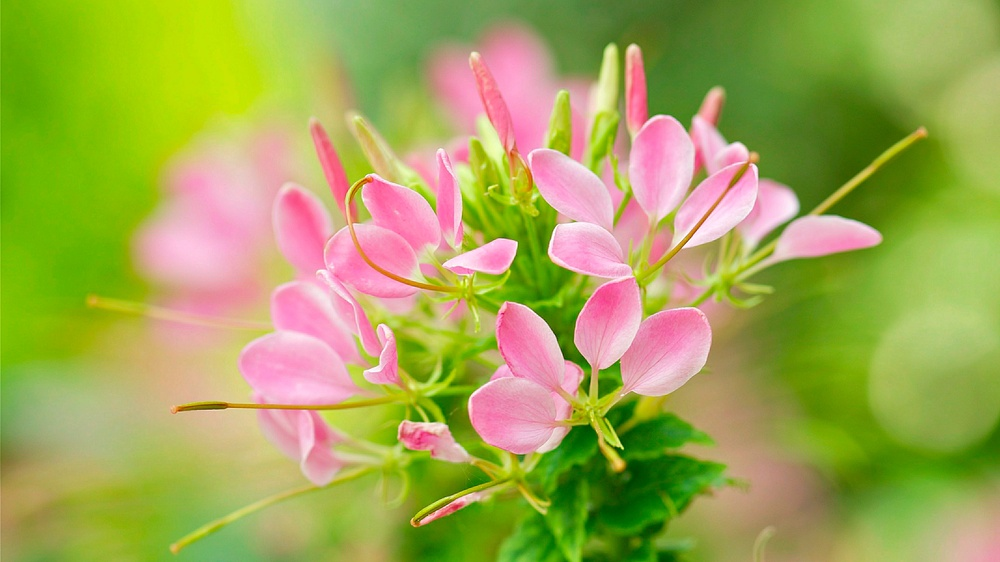
#> input picture Assignment/1810576130_Assignment2/flower.jpeg, 1000 x 562 px, shrunk from 1920 x 1080 before the run, found by its file name
$ python point_processsing.py
#> lines starting #> are read from the running program, lines starting #| are printed output that depends on the picture; after the words box and inside, x2 and y2 are one past the last pixel; in counts of white or black regions, pixels touching at a corner belong together

from tkinter.messagebox import NO
import matplotlib.pyplot as plt
import cv2
import math
import numpy as np

def showImage(x, y, pos, img, img_title):
    plt.subplot(x,y,pos)
    plt.title(img_title)
    plt.imshow(img,cmap='gray')

    # plt.subplot(x,y,pos+1)
    # plt.title('RGB Histogram')
    # plt.hist(img.ravel(),256,[0,256]);

def main():

    #Load an RGB image from a image_path
    img_path = './1810576130_Assignment2/flower.jpeg'
    rgb = plt.imread(img_path)
#> rgb is the input picture: shape (562, 1000, 3); mean R, G, B 161.9, 167.8, 83.9

    x, y = 3, 2
    pos, channel = 1, 0

    grayscale = cv2.cvtColor(rgb, cv2.COLOR_RGB2GRAY)
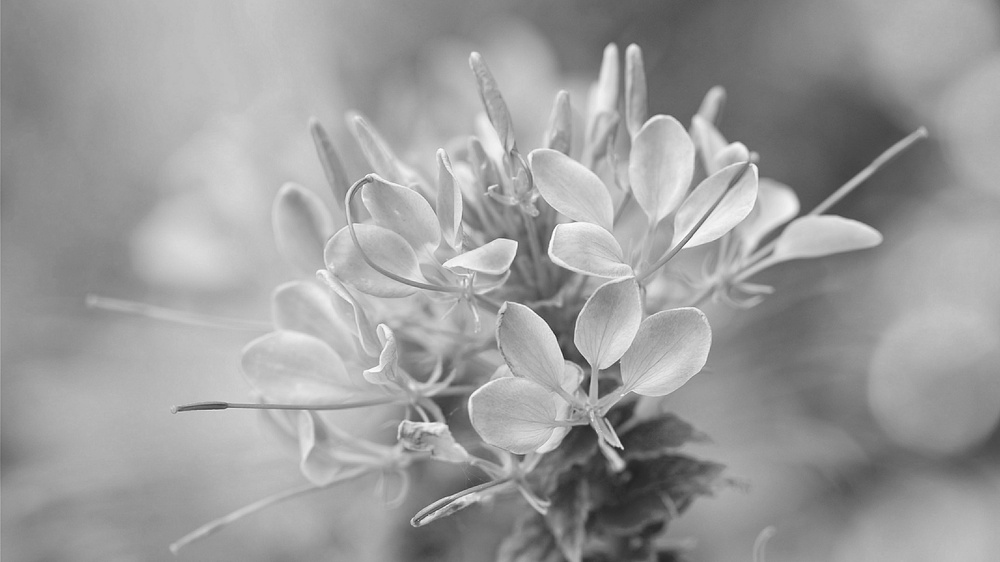
#> grayscale: shape (562, 1000); min 35, max 254, mean 156.4
    grayscale = np.array(grayscale)
    img1, img2, img3, img4 = np.copy(grayscale),np.copy(grayscale), np.copy(grayscale), np.copy(grayscale)

    #define threshold range
    T1 , T2 = 127, 200
    width, height = grayscale.shape
#> width = 562; height = 1000

    for i in range(width):
        for j in range(height):
            if T1<=grayscale[i,j] and grayscale[i,j] <= T2:
                img1[i,j]=100
                img2[i,j]=100
            else:
                img1[i,j]=10
                img2[i,j]=grayscale[i,j]
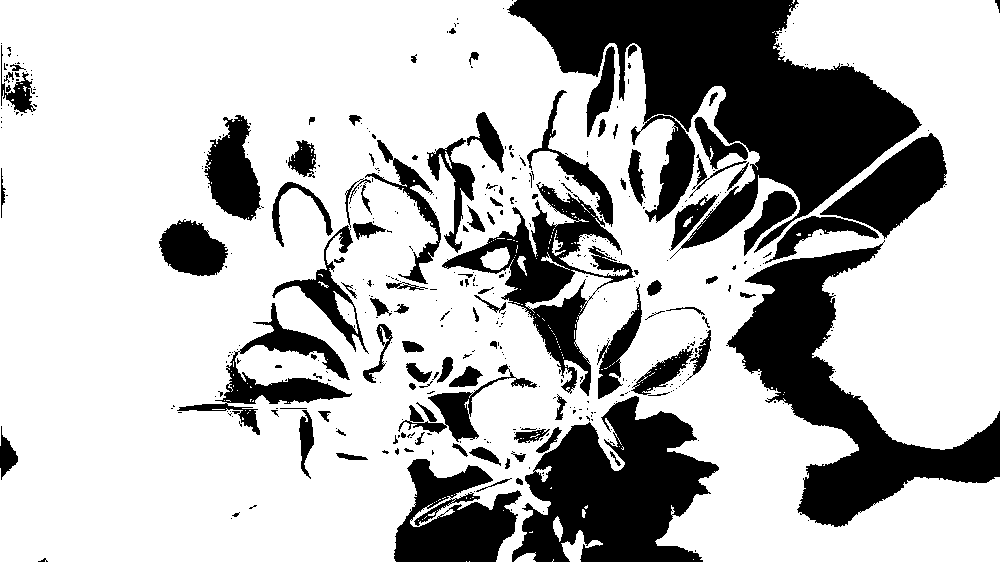
#> img1: shape (562, 1000); values 10 (black) and 100 (white), 72.5% white; 452 black regions (343 under 20 px), largest, box (x1, y1, x2, y2) and area: (507, 0, 922, 259) 43236, (726, 240, 1000, 527) 24013, (512, 396, 719, 562) 20426
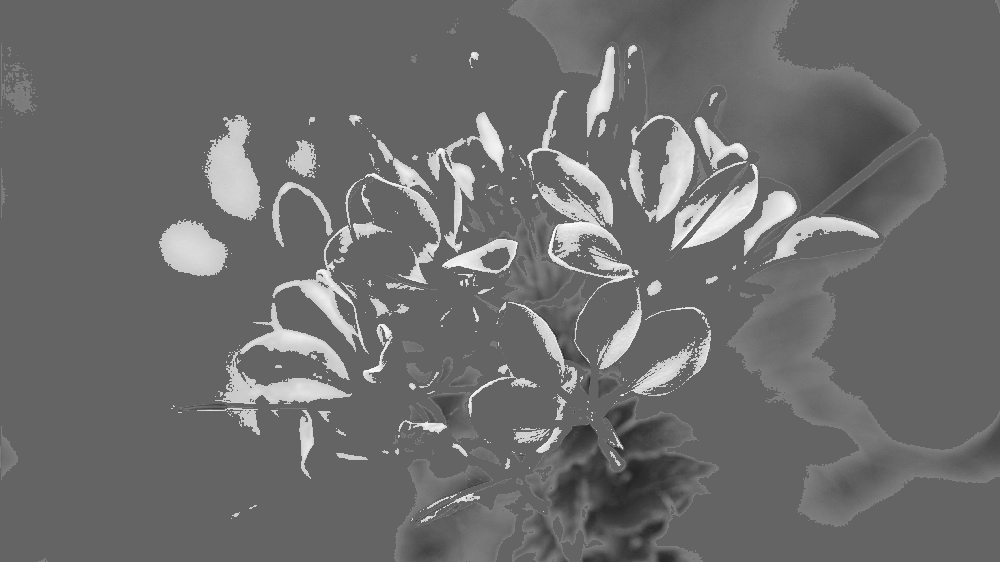
#> img2: shape (562, 1000); min 35, max 254, mean 109.2

    c, q, epsilon = 30, 2, 0.000001

    grayscale = cv2.cvtColor(rgb, cv2.COLOR_RGB2GRAY)
    img3 = c*np.log(1 + img3)
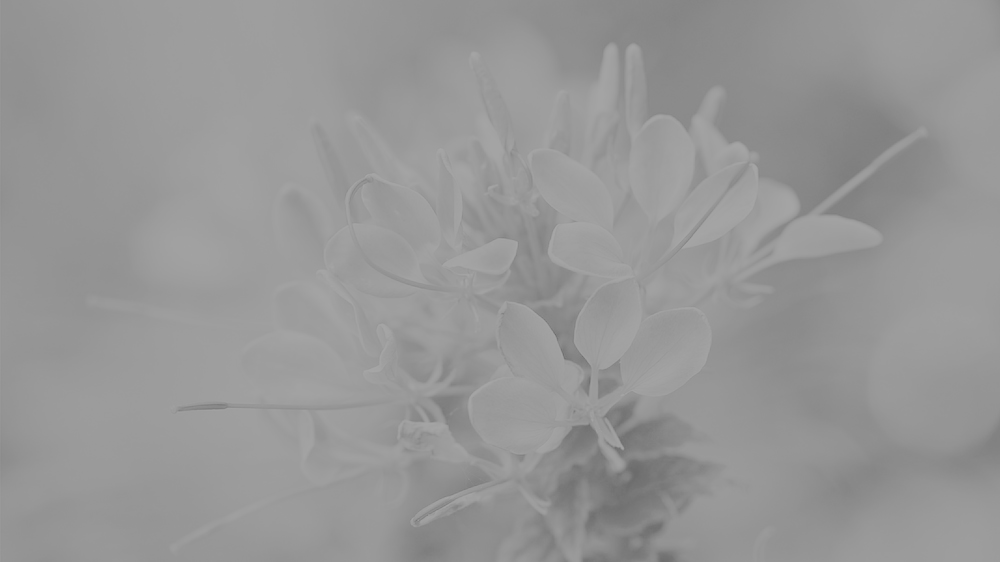
#> img3: shape (562, 1000) float16; min 107.5, max 166.2, mean 150.9
    img4 = c*(img4+epsilon)**q
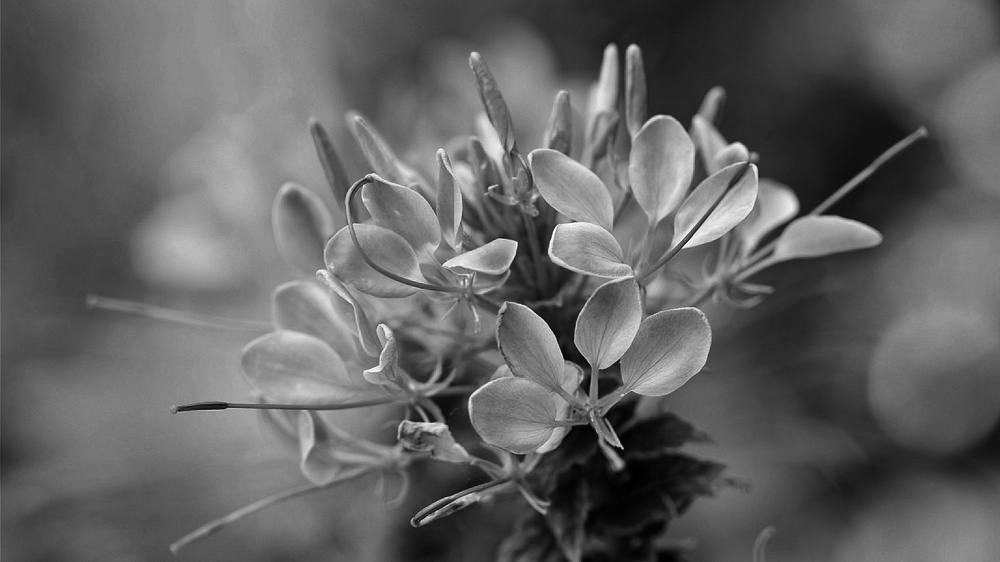
#> img4: shape (562, 1000) float64; min 36750, max 1935480, mean 772035.6; drawn with min black and max white

    plt.figure(figsize=(5,5))
    showImage(x,y,pos,rgb,"RGB Color Image")
    showImage(x,y,pos+1,grayscale,"Gray Scale Image")
    showImage(x,y,pos+2,img1,"Change Pixel Value")
    showImage(x,y,pos+3,img2,"Change Pixel Image")
    showImage(x,y,pos+4,img2,"s = c log(1 + r)")
    showImage(x,y,pos+5,img4,"s = c ( r + epsilon )^p")

    plt.subplots_adjust(left=0.1,
                    bottom=0.2,
                    right=0.9,
                    top=0.9,
                    wspace=1,
                    hspace=1)

    plt.show()

if __name__ == '__main__':
	main()
